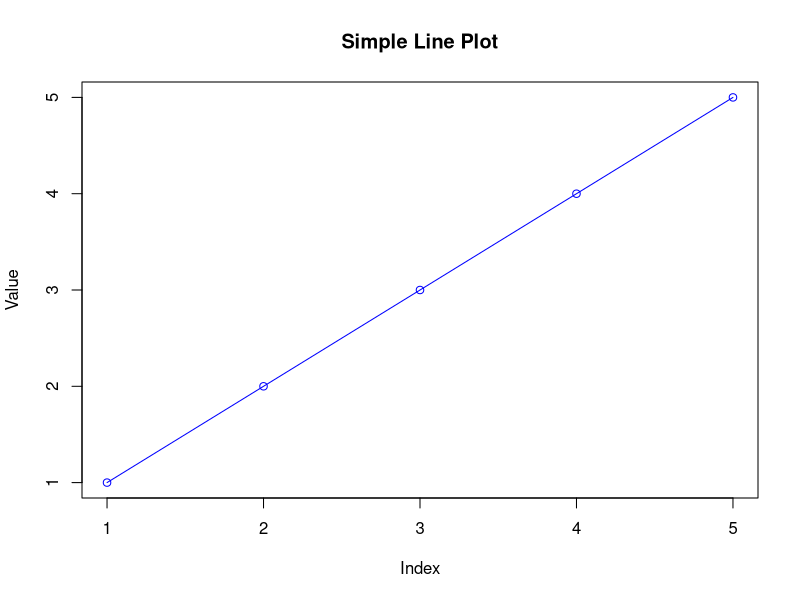

The R script that drew this image:
# Basic R Script Example
library(car)
# Print a welcome message
print("Welcome to R Programming!")

# Create some basic variables
x <- 10
y <- 20

# Perform basic arithmetic
sum <- x + y
print(paste("The sum of", x, "and", y, "is:", sum))

# Create a vector
numbers <- c(1, 2, 3, 4, 5)
print("A vector of numbers:")
print(numbers)

# Calculate mean and standard deviation
mean_value <- mean(numbers)
sd_value <- sd(numbers)
print(paste("Mean of the vector:", mean_value))
print(paste("Standard deviation of the vector:", sd_value))

# Create a simple plot
png("plot.png")  # Create a PNG device
plot(numbers, type = "o", col = "blue", 
     main = "Simple Line Plot",
     xlab = "Index", ylab = "Value")
dev.off()  # Close the PNG device

# Create a simple data frame
df <- data.frame(
  name = c("Alice", "Bob", "Charlie"),
  age = c(25, 30, 35),
  score = c(88, 92, 85)
)
print("A sample data frame:")
print(df) 